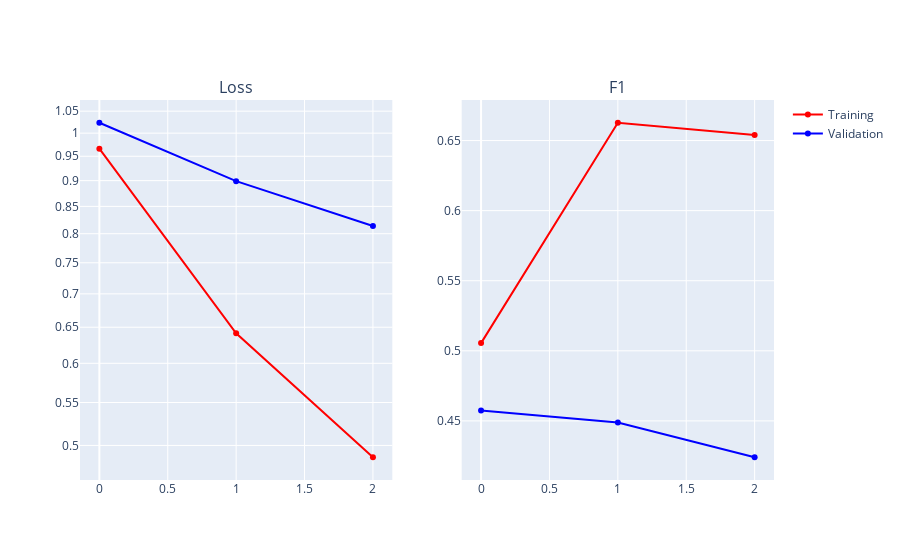

Here is the notebook cell this chart was saved with:
### Code cell
tunet_model.to(device)   # send network to GPU

tunet_model, results = train_segmentation(tunet_model,
                                          train_loader,
                                          val_loader,
                                          epochs,
                                          criterion,
                                          optimizer_tunet,
                                          device,
                                          show=5,
                                          savepath=save_dir
                                          )   # training happens here
tunet_model = tunet_model.cpu()

fig = plots.plot_training_results_segmentation(results)
plt.figure(dpi=20)
fig.show()

# Save Model
tunet_model.save_network_parameters(model_path)

# clear out unnecessary variables from device (GPU) memory
torch.cuda.empty_cache()

### Figure 1 — Plotly figure (JSON) as saved in the notebook; plotly's stock layout.template omitted (floating-point values rounded to 4 significant figures)
{"data": [{"line": {"color": "red"}, "mode": "lines+markers", "name": "Training", "type": "scatter", "x": [0, 1, 2], "xaxis": "x", "y": [0.9661, 0.6413, 0.4871], "yaxis": "y"}, {"line": {"color": "blue"}, "mode": "lines+markers", "name": "Validation", "type": "scatter", "x": [0, 1, 2], "xaxis": "x", "y": [1.023, 0.899, 0.8139], "yaxis": "y"}, {"line": {"color": "red"}, "mode": "lines+markers", "showlegend": false, "type": "scatter", "x": [0, 1, 2], "xaxis": "x2", "y": [0.5055, 0.6627, 0.654], "yaxis": "y2"}, {"line": {"color": "blue"}, "mode": "lines+markers", "showlegend": false, "type": "scatter", "x": [0, 1, 2], "xaxis": "x2", "y": [0.4574, 0.4488, 0.424], "yaxis": "y2"}], "layout": {"annotations": [{"font": {"size": 16}, "showarrow": false, "text": "Loss", "x": 0.225, "xanchor": "center", "xref": "paper", "y": 1, "yanchor": "bottom", "yref": "paper"}, {"font": {"size": 16}, "showarrow": false, "text": "F1", "x": 0.775, "xanchor": "center", "xref": "paper", "y": 1, "yanchor": "bottom", "yref": "paper"}], "autosize": true, "xaxis": {"anchor": "y", "domain": [0, 0.45]}, "xaxis2": {"anchor": "y2", "domain": [0.55, 1]}, "yaxis": {"anchor": "x", "domain": [0, 1], "type": "log"}, "yaxis2": {"anchor": "x2", "domain": [0, 1]}}}
